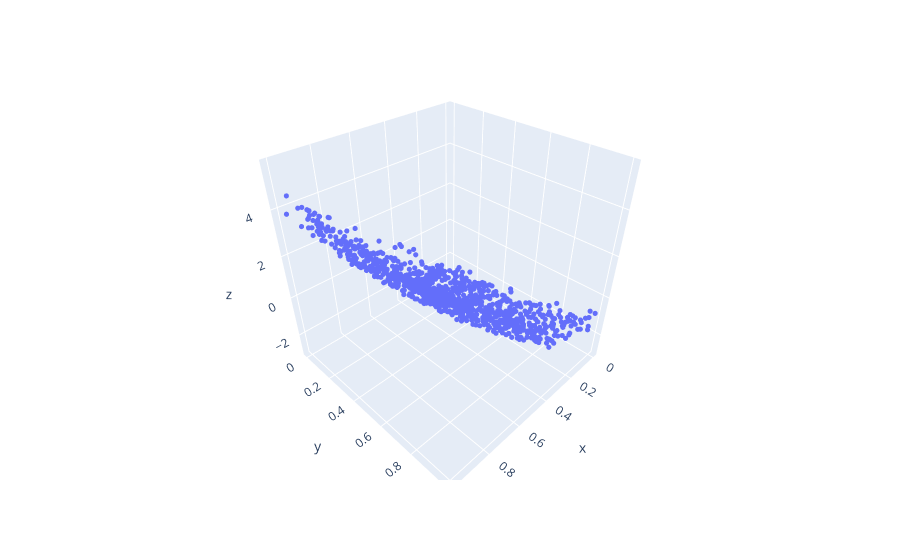

This figure's notebook cell:
### Code cell
fig = px.scatter_3d(x=x[:,0], y=x[:,1], z=y)
fig.update_layout(showlegend=False)
fig.update_traces(marker=dict(size=3))
fig.show()

### Figure 1 — Plotly figure (JSON) as saved in the notebook; plotly's stock layout.template omitted (floating-point values rounded to 4 significant figures; data arrays with more than 128 entries replaced by an {"elided": "..."} marker saying what was removed)
{"data": [{"hoverlabel": {"namelength": 0}, "hovertemplate": "x=%{x}<br>y=%{y}<br>z=%{z}", "legendgroup": "", "marker": {"color": "#636efa", "size": 3, "symbol": "circle"}, "mode": "markers", "name": "", "scene": "scene", "showlegend": false, "type": "scatter3d", "x": {"elided": "1000 float values"}, "y": {"elided": "1000 float values"}, "z": {"elided": "1000 float values"}}], "layout": {"legend": {"tracegroupgap": 0}, "margin": {"t": 60}, "scene": {"domain": {"x": [0, 1], "y": [0, 1]}, "xaxis": {"title": {"text": "x"}}, "yaxis": {"title": {"text": "y"}}, "zaxis": {"title": {"text": "z"}}}, "showlegend": false}}
